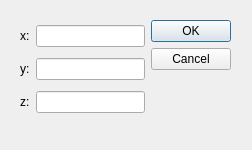
<?xml version="1.0" encoding="UTF-8"?>
<ui version="4.0">
 <class>DialogNovo</class>
 <widget class="QDialog" name="DialogNovo">
  <property name="geometry">
   <rect>
    <x>0</x>
    <y>0</y>
    <width>252</width>
    <height>150</height>
   </rect>
  </property>
  <property name="windowTitle">
   <string>Dialog</string>
  </property>
  <widget class="QWidget" name="layoutWidget">
   <property name="geometry">
    <rect>
     <x>20</x>
     <y>20</y>
     <width>211</width>
     <height>101</height>
    </rect>
   </property>
   <layout class="QHBoxLayout" name="horizontalLayout_4">
    <item>
     <layout class="QVBoxLayout" name="verticalLayout">
      <item>
       <layout class="QHBoxLayout" name="horizontalLayout">
        <item>
         <widget class="QLabel" name="labelTamanhoX">
          <property name="text">
           <string>x:</string>
          </property>
         </widget>
        </item>
        <item>
         <widget class="QLineEdit" name="lineEditX"/>
        </item>
       </layout>
      </item>
      <item>
       <layout class="QHBoxLayout" name="horizontalLayout_2">
        <item>
         <widget class="QLabel" name="labelTamanhoY">
          <property name="text">
           <string>y:</string>
          </property>
         </widget>
        </item>
        <item>
         <widget class="QLineEdit" name="lineEditY"/>
        </item>
       </layout>
      </item>
      <item>
       <layout class="QHBoxLayout" name="horizontalLayout_3">
        <item>
         <widget class="QLabel" name="labelTamanhoZ">
          <property name="text">
           <string>z:</string>
          </property>
         </widget>
        </item>
        <item>
         <widget class="QLineEdit" name="lineEditZ"/>
        </item>
       </layout>
      </item>
     </layout>
    </item>
    <item>
     <widget class="QDialogButtonBox" name="buttonBox">
      <property name="orientation">
       <enum>Qt::Vertical</enum>
      </property>
      <property name="standardButtons">
       <set>QDialogButtonBox::Cancel|QDialogButtonBox::Ok</set>
      </property>
     </widget>
    </item>
   </layout>
  </widget>
 </widget>
 <resources/>
 <connections>
  <connection>
   <sender>buttonBox</sender>
   <signal>accepted()</signal>
   <receiver>DialogNovo</receiver>
   <slot>accept()</slot>
   <hints>
    <hint type="sourcelabel">
     <x>248</x>
     <y>254</y>
    </hint>
    <hint type="destinationlabel">
     <x>157</x>
     <y>274</y>
    </hint>
   </hints>
  </connection>
  <connection>
   <sender>buttonBox</sender>
   <signal>rejected()</signal>
   <receiver>DialogNovo</receiver>
   <slot>reject()</slot>
   <hints>
    <hint type="sourcelabel">
     <x>316</x>
     <y>260</y>
    </hint>
    <hint type="destinationlabel">
     <x>286</x>
     <y>274</y>
    </hint>
   </hints>
  </connection>
 </connections>
</ui>
